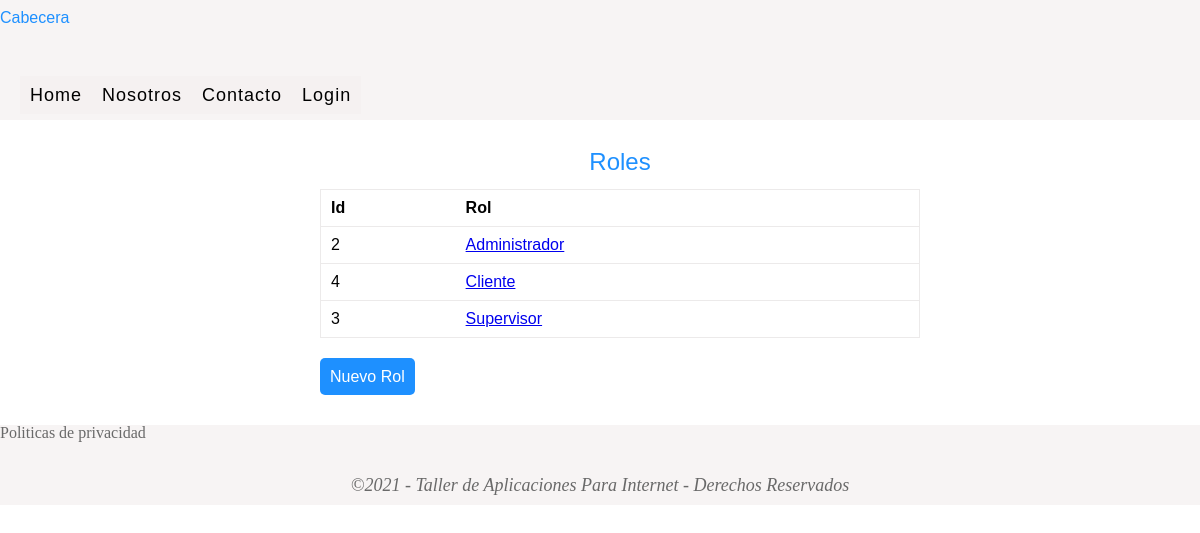
/roles/index.php, run on the app's committed database.
### tables this page shows
CREATE TABLE `roles` (
  `id` int NOT NULL AUTO_INCREMENT,
  `nombre` varchar(255) NOT NULL,
  `created_at` datetime DEFAULT NULL,
  `updated_at` datetime DEFAULT NULL,
  PRIMARY KEY (`id`)
);

### class/modelo.php (called while the page is built, shortened)
<?php
class Modelo
{
    public function __construct()
    {
        $this->_db = new Conexion;
    }
}

### class/rolModel.php (called while the page is built, shortened)
<?php
require_once('modelo.php');
class rolModel extends Modelo
{
    public function getRoles()
    {
        $roles = $this->_db->query("SELECT id, nombre FROM roles ORDER BY nombre");
        return $roles->fetchall();
    }
}

### roles/index.php (the view, shortened to what this page needs)
<?php
require('../class/rolModel.php');
$roles = new rolModel;
$roles = $roles->getRoles();
?>
<!DOCTYPE html>
<html lang="es">
<head>
    <link rel="stylesheet" href="../css/reset.css">
    <link rel="stylesheet" href="../css/estilos.css">
</head>
<body>
    <header>
        <h1>Cabecera</h1>
        <?php include('../partials/menu.php'); ?>
    </header>
    <section>
        <div class="contenido">
            <h1>Roles</h1>
            <table class="table">
                <thead>
                    <tr>
                        <th>Id</th>
                        <th>Rol</th>
                    </tr>
                </thead>
                <tbody>
                    <?php foreach($roles as $rol): ?>
                        <tr>
                            <td> <?php echo $rol['id']; ?> </td>
                            <td>
                                <a href="show.php?id=<?php echo $rol['id']; ?>">
                                    <?php echo $rol['nombre']; ?>
                                </a>
                            </td>
                        </tr>
                    <?php endforeach; ?>
                </tbody>
            </table>
            <p class="enlace">
                <a href="add.php" class="btn btn-primary">Nuevo Rol</a>
            </p>
        </div>
    </section>
    <footer>
        <?php include('../partials/footer.php'); ?>
    </footer>
</body>
</html>

### css/estilos.css (style rules this page uses)
footer { width: 100%; float: left; height: 80px; background-color: rgba(245, 240, 240, 0.733); margin-top: 20px; }
h1,h2,h3,h4,h5,h6 { color: dodgerblue; font-family: Verdana, Geneva, Tahoma, sans-serif; margin-bottom: 15px; margin-top: 10px; }
header { float:left; width: 100%; height: 120px; background-color: rgba(245, 240, 240, 0.733); margin-bottom: 20px; }
section { float: left; width: 100%; margin-left: 20px; margin-right: 20px; margin-bottom: 20px; }
section h1 { text-align: center; font-size: 24px; }
table { width: 100%; }
.btn { width: 120px; height: 40px; border: 0; text-align: center; border-radius: 5px; }
.btn-primary { background-color: dodgerblue; color: white; }
.btn-link, .btn-primary, .btn-warning { font-family: Arial, Helvetica, sans-serif; }
.enlace { float: left; margin-top: 10px; }
.enlace a { width: auto; text-decoration: none; padding: 10px; font-family: Arial, Helvetica, sans-serif; vertical-align: middle; }
.contenido { float: left; width: 50%; margin-left: 25%; }
.table { float: left; border: solid 1px; border-color: #ECEAEA; margin-bottom: 20px; }
.table th { font-weight: bold; }
.table th, td { padding: 10px; border-bottom: 1px solid #ECEAEA; text-align: left; font-family: Arial, Helvetica, sans-serif; }

### data on the page
roles: id "2", nombre "Administrador"
roles: id "4", nombre "Cliente"
roles: id "3", nombre "Supervisor"
